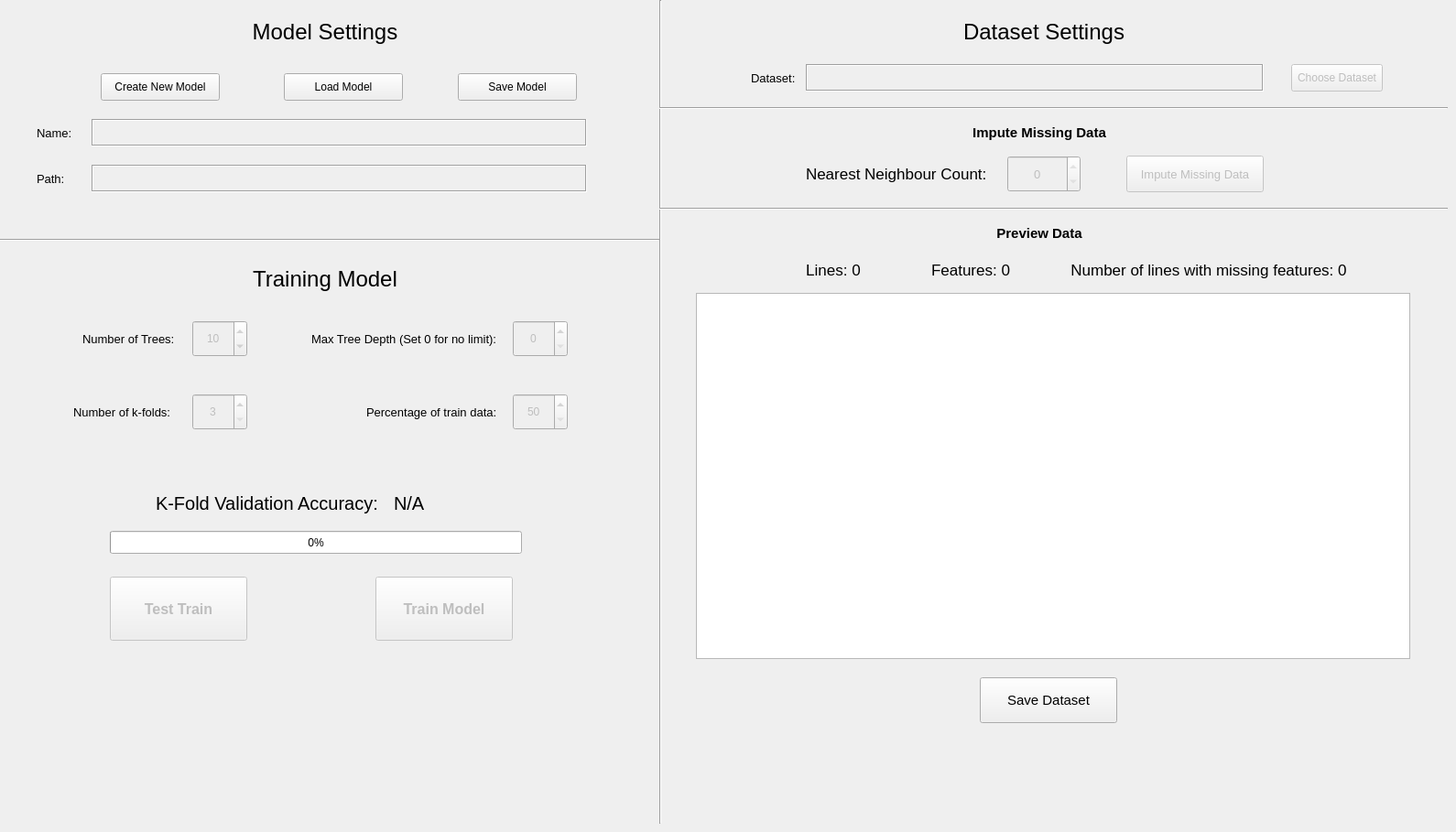
      <widget class="QWidget" name="tabWidgetPage1">
       <attribute name="title">
        <string>Train Model</string>
       </attribute>
       <widget class="QLabel" name="modelSettingsLabel">
        <property name="geometry">
         <rect>
          <x>230</x>
          <y>10</y>
          <width>250</width>
          <height>50</height>
         </rect>
        </property>
        <property name="font">
         <font>
          <pointsize>18</pointsize>
         </font>
        </property>
        <property name="text">
         <string>Model Settings</string>
        </property>
        <property name="alignment">
         <set>Qt::AlignmentFlag::AlignCenter</set>
        </property>
       </widget>
       <widget class="QLabel" name="modelNameLabel">
        <property name="geometry">
         <rect>
          <x>40</x>
          <y>130</y>
          <width>50</width>
          <height>30</height>
         </rect>
        </property>
        <property name="font">
         <font>
          <pointsize>10</pointsize>
         </font>
        </property>
        <property name="text">
         <string>Name:</string>
        </property>
       </widget>
       <widget class="QLabel" name="modelPathLabel">
        <property name="geometry">
         <rect>
          <x>40</x>
          <y>180</y>
          <width>50</width>
          <height>30</height>
         </rect>
        </property>
        <property name="font">
         <font>
          <pointsize>10</pointsize>
         </font>
        </property>
        <property name="text">
         <string>Path:</string>
        </property>
       </widget>
       <widget class="QLabel" name="modelPath">
        <property name="geometry">
         <rect>
          <x>100</x>
          <y>180</y>
          <width>541</width>
          <height>30</height>
         </rect>
        </property>
        <property name="font">
         <font>
          <pointsize>12</pointsize>
         </font>
        </property>
        <property name="frameShape">
         <enum>QFrame::Shape::Box</enum>
        </property>
        <property name="frameShadow">
         <enum>QFrame::Shadow::Sunken</enum>
        </property>
        <property name="text">
         <string/>
        </property>
       </widget>
       <widget class="QPushButton" name="modelLoadButton">
        <property name="geometry">
         <rect>
          <x>310</x>
          <y>80</y>
          <width>130</width>
          <height>30</height>
         </rect>
        </property>
        <property name="text">
         <string>Load Model</string>
        </property>
       </widget>
       <widget class="QPushButton" name="modelSaveButton">
        <property name="geometry">
         <rect>
          <x>500</x>
          <y>80</y>
          <width>130</width>
          <height>30</height>
         </rect>
        </property>
        <property name="text">
         <string>Save Model</string>
        </property>
       </widget>
       <widget class="QLabel" name="modelName">
        <property name="geometry">
         <rect>
          <x>100</x>
          <y>130</y>
          <width>541</width>
          <height>30</height>
         </rect>
        </property>
        <property name="font">
         <font>
          <pointsize>10</pointsize>
         </font>
        </property>
        <property name="frameShape">
         <enum>QFrame::Shape::Box</enum>
        </property>
        <property name="frameShadow">
         <enum>QFrame::Shadow::Sunken</enum>
        </property>
        <property name="text">
         <string/>
        </property>
       </widget>
       <widget class="QLabel" name="datasetLabel">
        <property name="geometry">
         <rect>
          <x>820</x>
          <y>70</y>
          <width>50</width>
          <height>30</height>
         </rect>
        </property>
        <property name="font">
         <font>
          <pointsize>10</pointsize>
         </font>
        </property>
        <property name="text">
         <string>Dataset:</string>
        </property>
       </widget>
       <widget class="QLabel" name="datasetPath">
        <property name="geometry">
         <rect>
          <x>880</x>
          <y>70</y>
          <width>500</width>
          <height>30</height>
         </rect>
        </property>
        <property name="font">
         <font>
          <pointsize>12</pointsize>
         </font>
        </property>
        <property name="frameShape">
         <enum>QFrame::Shape::Box</enum>
        </property>
        <property name="frameShadow">
         <enum>QFrame::Shadow::Sunken</enum>
        </property>
        <property name="text">
         <string/>
        </property>
       </widget>
       <widget class="QPushButton" name="datasetChooseButton">
        <property name="enabled">
         <bool>false</bool>
        </property>
        <property name="geometry">
         <rect>
          <x>1410</x>
          <y>70</y>
          <width>100</width>
          <height>30</height>
         </rect>
        </property>
        <property name="text">
         <string>Choose Dataset</string>
        </property>
       </widget>
       <widget class="QLabel" name="datasetLineCount">
        <property name="geometry">
         <rect>
          <x>810</x>
          <y>280</y>
          <width>200</width>
          <height>30</height>
         </rect>
        </property>
        <property name="font">
         <font>
          <pointsize>13</pointsize>
         </font>
        </property>
        <property name="text">
         <string>Lines: 0</string>
        </property>
        <property name="alignment">
         <set>Qt::AlignmentFlag::AlignCenter</set>
        </property>
       </widget>
       <widget class="QLabel" name="datasetFeatureCount">
        <property name="geometry">
         <rect>
          <x>960</x>
          <y>280</y>
          <width>200</width>
          <height>30</height>
         </rect>
        </property>
        <property name="font">
         <font>
          <pointsize>13</pointsize>
         </font>
        </property>
        <property name="text">
         <string>Features: 0</string>
        </property>
        <property name="alignment">
         <set>Qt::AlignmentFlag::AlignCenter</set>
        </property>
       </widget>
       <widget class="QTableWidget" name="datasetTable">
        <property name="enabled">
         <bool>true</bool>
        </property>
        <property name="geometry">
         <rect>
          <x>760</x>
          <y>320</y>
          <width>780</width>
          <height>400</height>
         </rect>
        </property>
       </widget>
       <widget class="Line" name="line">
        <property name="geometry">
         <rect>
          <x>720</x>
          <y>0</y>
          <width>3</width>
          <height>900</height>
         </rect>
        </property>
        <property name="orientation">
         <enum>Qt::Orientation::Vertical</enum>
        </property>
       </widget>
       <widget class="QLabel" name="datasetSettingsLabel">
        <property name="geometry">
         <rect>
          <x>940</x>
          <y>10</y>
          <width>400</width>
          <height>50</height>
         </rect>
        </property>
        <property name="font">
         <font>
          <pointsize>18</pointsize>
         </font>
        </property>
        <property name="text">
         <string>Dataset Settings</string>
        </property>
        <property name="alignment">
         <set>Qt::AlignmentFlag::AlignCenter</set>
        </property>
       </widget>
       <widget class="QLabel" name="imputeKNNLimitLabel">
        <property name="geometry">
         <rect>
          <x>880</x>
          <y>170</y>
          <width>221</width>
          <height>40</height>
         </rect>
        </property>
        <property name="font">
         <font>
          <pointsize>13</pointsize>
         </font>
        </property>
        <property name="text">
         <string>Nearest Neighbour Count:</string>
        </property>
       </widget>
       <widget class="QSpinBox" name="imputeKNNLimit">
        <property name="enabled">
         <bool>false</bool>
        </property>
        <property name="geometry">
         <rect>
          <x>1100</x>
          <y>170</y>
          <width>80</width>
          <height>40</height>
         </rect>
        </property>
        <property name="font">
         <font>
          <pointsize>10</pointsize>
         </font>
        </property>
        <property name="alignment">
         <set>Qt::AlignmentFlag::AlignCenter</set>
        </property>
        <property name="minimum">
         <number>0</number>
        </property>
        <property name="maximum">
         <number>0</number>
        </property>
       </widget>
       <widget class="QPushButton" name="imputeButton">
        <property name="enabled">
         <bool>false</bool>
        </property>
        <property name="geometry">
         <rect>
          <x>1230</x>
          <y>170</y>
          <width>150</width>
          <height>40</height>
         </rect>
        </property>
        <property name="font">
         <font>
          <pointsize>10</pointsize>
         </font>
        </property>
        <property name="text">
         <string>Impute Missing Data</string>
        </property>
       </widget>
       <widget class="QLabel" name="datasetMissingCount">
        <property name="geometry">
         <rect>
          <x>1130</x>
          <y>280</y>
          <width>380</width>
          <height>30</height>
         </rect>
        </property>
        <property name="font">
         <font>
          <pointsize>13</pointsize>
         </font>
        </property>
        <property name="text">
         <string>Number of lines with missing features: 0</string>
        </property>
        <property name="alignment">
         <set>Qt::AlignmentFlag::AlignCenter</set>
        </property>
       </widget>
       <widget class="QLabel" name="modelTrainingLabel">
        <property name="geometry">
         <rect>
          <x>230</x>
          <y>280</y>
          <width>250</width>
          <height>50</height>
         </rect>
        </property>
        <property name="font">
         <font>
          <pointsize>18</pointsize>
         </font>
        </property>
        <property name="text">
         <string>Training Model</string>
        </property>
        <property name="alignment">
         <set>Qt::AlignmentFlag::AlignCenter</set>
        </property>
       </widget>
       <widget class="QPushButton" name="modelCreateNewButton">
        <property name="geometry">
         <rect>
          <x>110</x>
          <y>80</y>
          <width>130</width>
          <height>30</height>
         </rect>
        </property>
        <property name="text">
         <string>Create New Model</string>
        </property>
       </widget>
       <widget class="QSpinBox" name="numberOfTrees">
        <property name="enabled">
         <bool>false</bool>
        </property>
        <property name="geometry">
         <rect>
          <x>210</x>
          <y>350</y>
          <width>60</width>
          <height>40</height>
         </rect>
        </property>
        <property name="alignment">
         <set>Qt::AlignmentFlag::AlignCenter</set>
        </property>
        <property name="value">
         <number>10</number>
        </property>
       </widget>
       <widget class="QLabel" name="numberOfTreeLabel">
        <property name="geometry">
         <rect>
          <x>90</x>
          <y>350</y>
          <width>110</width>
          <height>40</height>
         </rect>
        </property>
        <property name="font">
         <font>
          <pointsize>10</pointsize>
         </font>
        </property>
        <property name="text">
         <string>Number of Trees: </string>
        </property>
       </widget>
       <widget class="QLabel" name="treeMaxDepthLabel">
        <property name="geometry">
         <rect>
          <x>340</x>
          <y>350</y>
          <width>215</width>
          <height>40</height>
         </rect>
        </property>
        <property name="font">
         <font>
          <pointsize>10</pointsize>
         </font>
        </property>
        <property name="text">
         <string>Max Tree Depth (Set 0 for no limit):</string>
        </property>
       </widget>
       <widget class="QSpinBox" name="treeMaxDepth">
        <property name="enabled">
         <bool>false</bool>
        </property>
        <property name="geometry">
         <rect>
          <x>560</x>
          <y>350</y>
          <width>60</width>
          <height>40</height>
         </rect>
        </property>
        <property name="alignment">
         <set>Qt::AlignmentFlag::AlignCenter</set>
        </property>
       </widget>
       <widget class="QPushButton" name="modelTrainButton">
        <property name="enabled">
         <bool>false</bool>
        </property>
        <property name="geometry">
         <rect>
          <x>410</x>
          <y>630</y>
          <width>150</width>
          <height>70</height>
         </rect>
        </property>
        <property name="font">
         <font>
          <pointsize>12</pointsize>
          <bold>true</bold>
         </font>
        </property>
        <property name="text">
         <string>Train Model</string>
        </property>
       </widget>
       <widget class="Line" name="line_4">
        <property name="geometry">
         <rect>
          <x>0</x>
          <y>260</y>
          <width>720</width>
          <height>5</height>
         </rect>
        </property>
        <property name="orientation">
         <enum>Qt::Orientation::Horizontal</enum>
        </property>
       </widget>
       <widget class="QLabel" name="kFoldAccuracyLabel">
        <property name="geometry">
         <rect>
          <x>170</x>
          <y>520</y>
          <width>250</width>
          <height>60</height>
         </rect>
        </property>
        <property name="font">
         <font>
          <pointsize>15</pointsize>
         </font>
        </property>
        <property name="text">
         <string>K-Fold Validation Accuracy:</string>
        </property>
       </widget>
       <widget class="QPushButton" name="modelTestTrainButton">
        <property name="enabled">
         <bool>false</bool>
        </property>
        <property name="geometry">
         <rect>
          <x>120</x>
          <y>630</y>
          <width>150</width>
          <height>70</height>
         </rect>
        </property>
        <property name="font">
         <font>
          <pointsize>12</pointsize>
          <bold>true</bold>
         </font>
        </property>
        <property name="text">
         <string>Test Train</string>
        </property>
       </widget>
       <widget class="QLabel" name="numberOfKFoldLabel">
        <property name="geometry">
         <rect>
          <x>80</x>
          <y>430</y>
          <width>110</width>
          <height>40</height>
         </rect>
        </property>
        <property name="font">
         <font>
          <pointsize>10</pointsize>
         </font>
        </property>
        <property name="text">
         <string>Number of k-folds:</string>
        </property>
       </widget>
       <widget class="QSpinBox" name="numberOfKFold">
        <property name="enabled">
         <bool>false</bool>
        </property>
        <property name="geometry">
         <rect>
          <x>210</x>
          <y>430</y>
          <width>60</width>
          <height>40</height>
         </rect>
        </property>
        <property name="alignment">
         <set>Qt::AlignmentFlag::AlignCenter</set>
        </property>
        <property name="minimum">
         <number>3</number>
        </property>
        <property name="maximum">
         <number>15</number>
        </property>
       </widget>
       <widget class="QLabel" name="percentTrainDataLabel">
        <property name="geometry">
         <rect>
          <x>400</x>
          <y>430</y>
          <width>150</width>
          <height>40</height>
         </rect>
        </property>
        <property name="font">
         <font>
          <pointsize>10</pointsize>
         </font>
        </property>
        <property name="text">
         <string>Percentage of train data:</string>
        </property>
       </widget>
       <widget class="QSpinBox" name="percentTrainData">
        <property name="enabled">
         <bool>false</bool>
        </property>
        <property name="geometry">
         <rect>
          <x>560</x>
          <y>430</y>
          <width>60</width>
          <height>40</height>
         </rect>
        </property>
        <property name="alignment">
         <set>Qt::AlignmentFlag::AlignCenter</set>
        </property>
        <property name="minimum">
         <number>50</number>
        </property>
        <property name="maximum">
         <number>100</number>
        </property>
       </widget>
       <widget class="QLabel" name="kFoldAccuracy">
        <property name="geometry">
         <rect>
          <x>430</x>
          <y>520</y>
          <width>110</width>
          <height>60</height>
         </rect>
        </property>
        <property name="font">
         <font>
          <pointsize>15</pointsize>
         </font>
        </property>
        <property name="text">
         <string>N/A</string>
        </property>
       </widget>
       <widget class="QPushButton" name="saveDatasetButton">
        <property name="geometry">
         <rect>
          <x>1070</x>
          <y>740</y>
          <width>150</width>
          <height>50</height>
         </rect>
        </property>
        <property name="font">
         <font>
          <pointsize>11</pointsize>
         </font>
        </property>
        <property name="text">
         <string>Save Dataset</string>
        </property>
       </widget>
       <widget class="Line" name="line_9">
        <property name="geometry">
         <rect>
          <x>720</x>
          <y>110</y>
          <width>861</width>
          <height>16</height>
         </rect>
        </property>
        <property name="orientation">
         <enum>Qt::Orientation::Horizontal</enum>
        </property>
       </widget>
       <widget class="QLabel" name="imputeDataLabel">
        <property name="geometry">
         <rect>
          <x>1010</x>
          <y>130</y>
          <width>250</width>
          <height>30</height>
         </rect>
        </property>
        <property name="font">
         <font>
          <pointsize>11</pointsize>
          <bold>true</bold>
         </font>
        </property>
        <property name="text">
         <string>Impute Missing Data</string>
        </property>
        <property name="alignment">
         <set>Qt::AlignmentFlag::AlignCenter</set>
        </property>
       </widget>
       <widget class="Line" name="line_10">
        <property name="geometry">
         <rect>
          <x>720</x>
          <y>220</y>
          <width>861</width>
          <height>16</height>
         </rect>
        </property>
        <property name="orientation">
         <enum>Qt::Orientation::Horizontal</enum>
        </property>
       </widget>
       <widget class="QLabel" name="previewDataLabel">
        <property name="geometry">
         <rect>
          <x>1070</x>
          <y>240</y>
          <width>130</width>
          <height>30</height>
         </rect>
        </property>
        <property name="font">
         <font>
          <pointsize>11</pointsize>
          <bold>true</bold>
         </font>
        </property>
        <property name="text">
         <string>Preview Data</string>
        </property>
        <property name="alignment">
         <set>Qt::AlignmentFlag::AlignCenter</set>
        </property>
       </widget>
       <widget class="QProgressBar" name="trainingProgressBar">
        <property name="geometry">
         <rect>
          <x>120</x>
          <y>580</y>
          <width>450</width>
          <height>25</height>
         </rect>
        </property>
        <property name="value">
         <number>0</number>
        </property>
       </widget>
      </widget>
